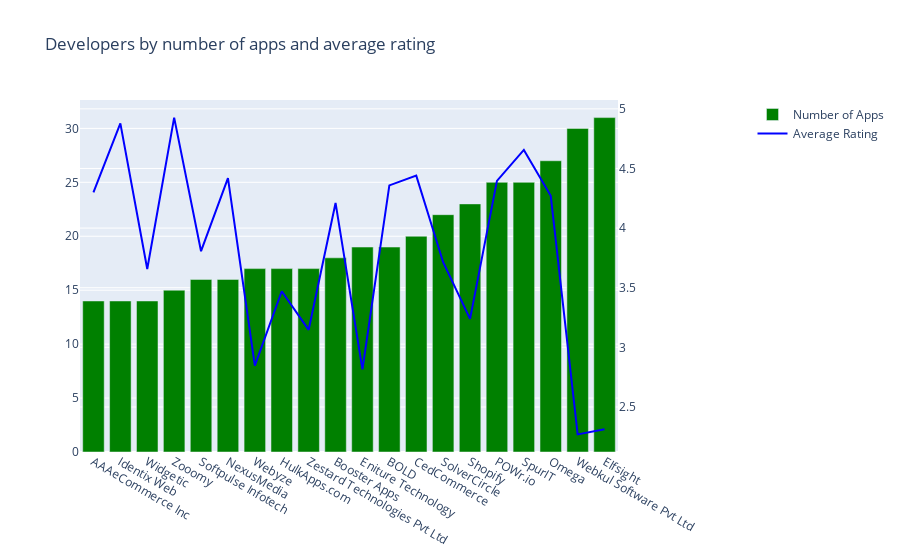

The notebook cell this image was saved under:
### Code cell
df = apps_cat_desc[['developer','app_id','rating']].drop_duplicates().groupby('developer').agg({'app_id':'count','rating':'mean'}).reset_index().rename(columns={'app_id':'count_apps','rating':'mean_rating'}).sort_values(by='count_apps',ascending=False).head(20)
df.head(2)

import datetime
import plotly.graph_objs as go
from plotly import tools, subplots
import plotly.offline as py

def bar_plot(cnt_srs, color, label):
    trace = go.Bar(
        x=cnt_srs.index[::-1],
        y=cnt_srs.values[::-1],
        showlegend=True,
        name=label,
        marker=dict(
            color=color,
        ),

    )
    return trace

def scatter_plot(cnt_srs, color, label):
    trace = go.Scatter(
        x=cnt_srs.index[::-1],
        y=cnt_srs.values[::-1],
        showlegend=True,
        name=label,
        marker=dict(color=color,),
        yaxis='y2'
    )
    return trace

layout = go.Layout(
    title="Developers by number of apps and average rating",
    legend=dict(x=1.25, y=1),
    barmode='group',
    yaxis2=dict(overlaying='y', anchor='x', side='right')
)


dtrace = []
tdf = df
cnt_srs = tdf["count_apps"]
cnt_srs.index = tdf["developer"]
trace0 = bar_plot(cnt_srs, 'green', 'Number of Apps')
dtrace.append(trace0)

tdf = df
cnt_srs = tdf["mean_rating"]
cnt_srs.index = tdf["developer"]
trace1 = scatter_plot(cnt_srs, 'blue', 'Average Rating')
dtrace.append(trace1)



fig = dict(data=dtrace, layout=layout)
py.iplot(fig)

### Figure 1 — Plotly figure (JSON) as saved in the notebook; plotly's stock layout.template omitted (floating-point values rounded to 4 significant figures)
{"data": [{"marker": {"color": "green"}, "name": "Number of Apps", "showlegend": true, "type": "bar", "x": ["AAAeCommerce Inc", "Identix Web", "Widgetic", "Zooomy", "Softpulse Infotech", "NexusMedia", "Webyze", "HulkApps.com", "Zestard Technologies Pvt Ltd", "Booster Apps", "Eniture Technology", "BOLD", "CedCommerce", "SolverCircle", "Shopify", "POWr.io", "SpurIT", "Omega", "Webkul Software Pvt Ltd", "Elfsight"], "y": [14, 14, 14, 15, 16, 16, 17, 17, 17, 18, 19, 19, 20, 22, 23, 25, 25, 27, 30, 31]}, {"marker": {"color": "blue"}, "name": "Average Rating", "showlegend": true, "type": "scatter", "x": ["AAAeCommerce Inc", "Identix Web", "Widgetic", "Zooomy", "Softpulse Infotech", "NexusMedia", "Webyze", "HulkApps.com", "Zestard Technologies Pvt Ltd", "Booster Apps", "Eniture Technology", "BOLD", "CedCommerce", "SolverCircle", "Shopify", "POWr.io", "SpurIT", "Omega", "Webkul Software Pvt Ltd", "Elfsight"], "y": [4.3, 4.879, 3.657, 4.927, 3.806, 4.419, 2.847, 3.471, 3.147, 4.211, 2.816, 4.358, 4.44, 3.714, 3.239, 4.396, 4.656, 4.27, 2.27, 2.313], "yaxis": "y2"}], "layout": {"barmode": "group", "legend": {"x": 1.25, "y": 1}, "title": {"text": "Developers by number of apps and average rating"}, "yaxis2": {"anchor": "x", "overlaying": "y", "side": "right"}}}
